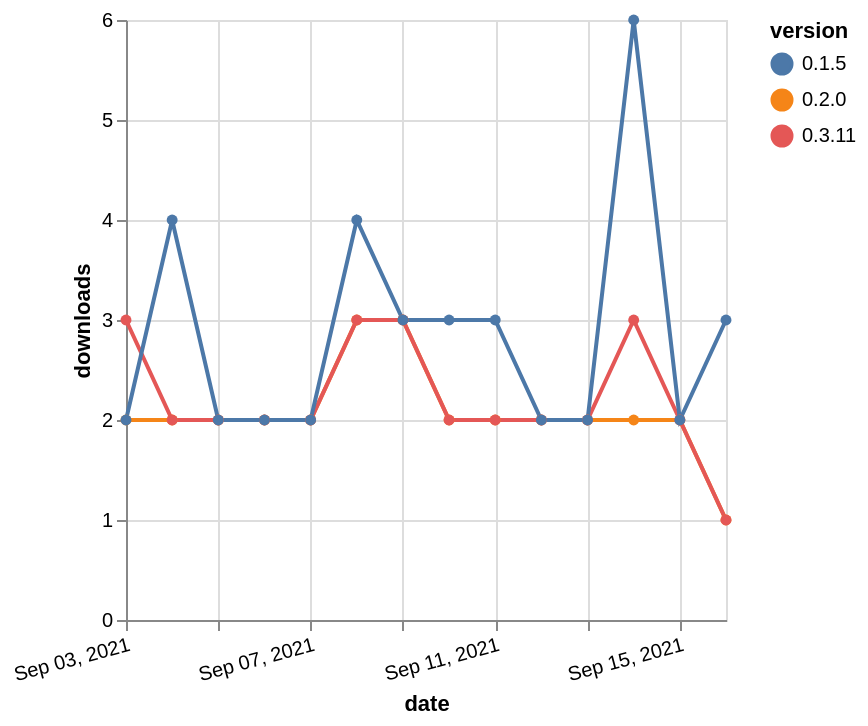

Vega-Lite specification stored for this chart:
### Vega-Lite specification from a JSON file in a GitHub repository (floating-point values rounded to 4 significant figures)
{"$schema": "https://vega.github.io/schema/vega-lite/v5.json", "description": "A simple bar chart with embedded data.", "data": {"values": [{"date": "2021-09-03", "total": 838, "delta": 2, "version": "0.2.0"}, {"date": "2021-09-04", "total": 840, "delta": 2, "version": "0.2.0"}, {"date": "2021-09-05", "total": 842, "delta": 2, "version": "0.2.0"}, {"date": "2021-09-06", "total": 844, "delta": 2, "version": "0.2.0"}, {"date": "2021-09-07", "total": 846, "delta": 2, "version": "0.2.0"}, {"date": "2021-09-08", "total": 849, "delta": 3, "version": "0.2.0"}, {"date": "2021-09-09", "total": 852, "delta": 3, "version": "0.2.0"}, {"date": "2021-09-10", "total": 854, "delta": 2, "version": "0.2.0"}, {"date": "2021-09-11", "total": 856, "delta": 2, "version": "0.2.0"}, {"date": "2021-09-12", "total": 858, "delta": 2, "version": "0.2.0"}, {"date": "2021-09-13", "total": 860, "delta": 2, "version": "0.2.0"}, {"date": "2021-09-14", "total": 862, "delta": 2, "version": "0.2.0"}, {"date": "2021-09-15", "total": 864, "delta": 2, "version": "0.2.0"}, {"date": "2021-09-16", "total": 865, "delta": 1, "version": "0.2.0"}, {"date": "2021-09-03", "total": 864, "delta": 3, "version": "0.3.11"}, {"date": "2021-09-04", "total": 866, "delta": 2, "version": "0.3.11"}, {"date": "2021-09-05", "total": 868, "delta": 2, "version": "0.3.11"}, {"date": "2021-09-06", "total": 870, "delta": 2, "version": "0.3.11"}, {"date": "2021-09-07", "total": 872, "delta": 2, "version": "0.3.11"}, {"date": "2021-09-08", "total": 875, "delta": 3, "version": "0.3.11"}, {"date": "2021-09-09", "total": 878, "delta": 3, "version": "0.3.11"}, {"date": "2021-09-10", "total": 880, "delta": 2, "version": "0.3.11"}, {"date": "2021-09-11", "total": 882, "delta": 2, "version": "0.3.11"}, {"date": "2021-09-12", "total": 884, "delta": 2, "version": "0.3.11"}, {"date": "2021-09-13", "total": 886, "delta": 2, "version": "0.3.11"}, {"date": "2021-09-14", "total": 889, "delta": 3, "version": "0.3.11"}, {"date": "2021-09-15", "total": 891, "delta": 2, "version": "0.3.11"}, {"date": "2021-09-16", "total": 892, "delta": 1, "version": "0.3.11"}, {"date": "2021-09-03", "total": 7174, "delta": 2, "version": "0.1.5"}, {"date": "2021-09-04", "total": 7178, "delta": 4, "version": "0.1.5"}, {"date": "2021-09-05", "total": 7180, "delta": 2, "version": "0.1.5"}, {"date": "2021-09-06", "total": 7182, "delta": 2, "version": "0.1.5"}, {"date": "2021-09-07", "total": 7184, "delta": 2, "version": "0.1.5"}, {"date": "2021-09-08", "total": 7188, "delta": 4, "version": "0.1.5"}, {"date": "2021-09-09", "total": 7191, "delta": 3, "version": "0.1.5"}, {"date": "2021-09-10", "total": 7194, "delta": 3, "version": "0.1.5"}, {"date": "2021-09-11", "total": 7197, "delta": 3, "version": "0.1.5"}, {"date": "2021-09-12", "total": 7199, "delta": 2, "version": "0.1.5"}, {"date": "2021-09-13", "total": 7201, "delta": 2, "version": "0.1.5"}, {"date": "2021-09-14", "total": 7207, "delta": 6, "version": "0.1.5"}, {"date": "2021-09-15", "total": 7209, "delta": 2, "version": "0.1.5"}, {"date": "2021-09-16", "total": 7212, "delta": 3, "version": "0.1.5"}]}, "width": "container", "mark": {"type": "line", "point": {"filled": true}}, "encoding": {"x": {"field": "date", "type": "temporal", "timeUnit": "yearmonthdate", "title": "date", "axis": {"labelAngle": -15}}, "y": {"field": "delta", "type": "quantitative", "title": "downloads"}, "color": {"field": "version", "type": "nominal"}, "tooltip": {"field": "delta"}}}
